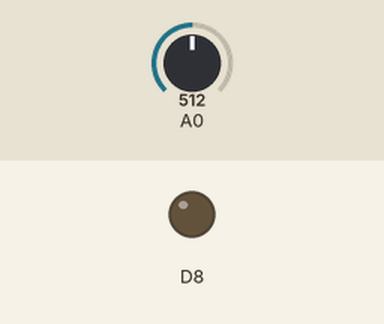
A sketch run on a simulated ESP8266 (NodeMCU). Parts: output pins drawn as LEDs (lit = HIGH). The test bench sets the inputs (shaded band); at power-on: A0 = 512. WiFi joins after 1.5 s; servers stay silent unless stated; uploads are accepted with an empty reply; what the sketch prints to the serial monitor is not drawn.

Above: at 0.1 s.
At 2.0 s:
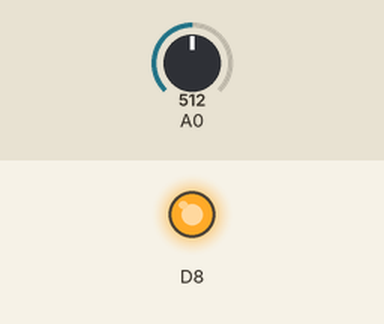
Timing chart, 0 to 3.5 s (numbered marks = the images above):
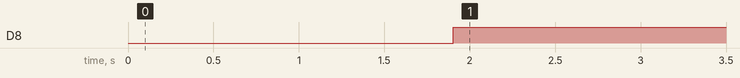

The sketch:

iot.ino
```cpp
#include <ESP8266WiFi.h>
#include <ArduinoJson.h>
#include <ESP8266HTTPClient.h>

int soundValue = 0;

const char* ssid = "jeinternet";
const char* pass = "supergeheim";

const char* hostPost = "http://iot.dennisvanbennekom.com/data.php";
const char* hostGet = "http://iot.dennisvanbennekom.com/settings.json";

HTTPClient http;

void post(int value) {
  http.begin(hostPost);
  http.addHeader("Content-Type", "application/x-www-form-urlencoded");

  String payload = "alarm=" + String(value);

  int httpCode = http.POST(payload);

  if (httpCode > 0) {
    Serial.println("POST Success");
    String response = http.getString();
  } else {
    Serial.println(http.errorToString(httpCode).c_str());
  }

  http.end();
}

String get() {
  http.begin(hostGet);
  int httpCode = http.GET();

  if (httpCode > 0) {
    String response = http.getString();
    Serial.print("Response: ");
    Serial.println(response);
    StaticJsonBuffer<200> jsonBuffer;

    JsonObject& root = jsonBuffer.parseObject(response);
    String alarm = root["alarm"];

    http.end();

    return alarm;
  } else {
    Serial.println(http.errorToString(httpCode).c_str());

    http.end();

    return String();
  }
}

void setup() {
  pinMode(A0, INPUT);
  pinMode(D8, OUTPUT);

  Serial.begin(9600);

  WiFi.begin(ssid, pass);

  Serial.print("Connecting.");

  while (WiFi.status() != WL_CONNECTED) {
    delay(500);
    Serial.print(".");
  }

  Serial.println();
  Serial.println("Connected!");
}

void loop() {
  soundValue = analogRead(A0);

  // Hier map ik de analoge waarde naar een 0 tot 10 getal
  // zodat we die verder makkelijk kunnen gebruiken
  int sound = map(soundValue, 0, 512, 0, 10);
  Serial.println("Sound Level: " + String(sound));

  post(sound);

  int alarm = get().toInt();

  if (sound >= alarm) {
    digitalWrite(D8, HIGH);
  } else {
    digitalWrite(D8, LOW);
  }

  delay(5000);
}
```

Measured:
- by itself, D8: LOW → HIGH at 1.9 s
